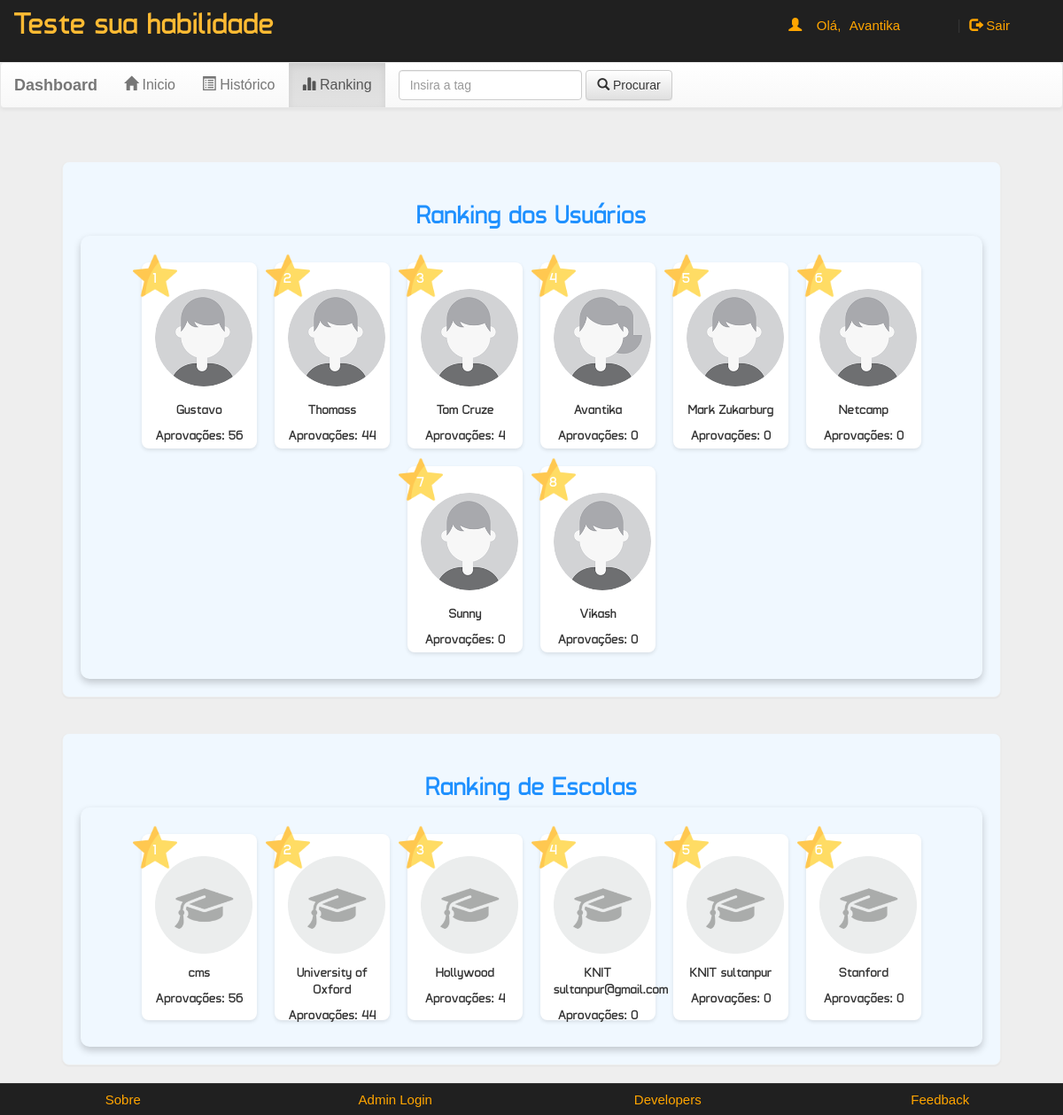
The page /account.php?q=3 (signed in) on the database its author committed.
### tables this page shows
CREATE TABLE `user` (
  `name` varchar(50) NOT NULL,
  `gender` varchar(5) NOT NULL,
  `college` varchar(100) NOT NULL,
  `email` varchar(50) NOT NULL,
  `mob` bigint(20) NOT NULL,
  `password` varchar(50) NOT NULL
);

CREATE TABLE `rank` (
  `email` varchar(50) NOT NULL,
  `score` int(11) NOT NULL,
  `time` timestamp NOT NULL DEFAULT current_timestamp() ON UPDATE current_timestamp()
);

### account.php (the view, shortened to what this page needs)
<!DOCTYPE html PUBLIC "-//W3C//DTD XHTML 1.0 Transitional//EN" "http://www.w3.org/TR/xhtml1/DTD/xhtml1-transitional.dtd">
<html xmlns="http://www.w3.org/1999/xhtml">
<head>
<link  rel="stylesheet" href="css/bootstrap.min.css"/>
 <link  rel="stylesheet" href="css/bootstrap-theme.min.css"/>
 <link rel="stylesheet" href="css/main.css">
 <link  rel="stylesheet" href="css/font.css">
</head>
<body>
<div class="header">
<div class="row">
<div class="col-lg-6">
<span class="logo">Teste sua habilidade</span></div>
<div class="col-md-4 col-md-offset-2">
 <?php
 include_once 'dbConnection.php';
  if(!(isset($_SESSION['email']))){
header("location:index.php");
}
else
{
$name = $_SESSION['name'];
echo '<span class="pull-right top title1" ><span class="log1"><span class="glyphicon glyphicon-user" aria-hidden="true"></span>&nbsp;&nbsp;&nbsp;&nbsp;Olá,</span> <a href="account.php?q=1" class="log log1">'.$name.'</a>&nbsp;|&nbsp;<a href="logout.php?q=account.php" class="log"><span class="glyphicon glyphicon-log-out" aria-hidden="true"></span>&nbsp;Sair</button></a></span>';
}?>
</div>
</div></div>
<div class="bg">
<nav class="navbar navbar-default title1">
  <div class="container-fluid">
    <div class="navbar-header">
      <a class="navbar-brand" href="#"><b>Dashboard</b></a>
    </div>
    <div class="collapse navbar-collapse" id="bs-example-navbar-collapse-1">
      <ul class="nav navbar-nav">
        <li <?php if(@$_GET['q']==1) echo'class="active"'; ?> ><a href="account.php?q=1"><span class="glyphicon glyphicon-home" aria-hidden="true"></span>&nbsp;Inicio<span class="sr-only">(current)</span></a></li>
        <li <?php if(@$_GET['q']==2) echo'class="active"'; ?>><a href="account.php?q=2"><span class="glyphicon glyphicon-list-alt" aria-hidden="true"></span>&nbsp;Histórico</a></li>
		<li <?php if(@$_GET['q']==3) echo'class="active"'; ?>><a href="account.php?q=3"><span class="glyphicon glyphicon-stats" aria-hidden="true"></span>&nbsp;Ranking</a></li></ul>
            <form class="navbar-form navbar-left" role="search">
        <div class="form-group">
          <input type="text" class="form-control" placeholder="Insira a tag ">
        </div>
        <button type="submit" class="btn btn-default"><span class="glyphicon glyphicon-search" aria-hidden="true"></span>&nbsp;Procurar</button>
      </form>
      </div>
  </div>
</nav>
<div class="container">
<div class="row">
<div class="col-md-12">
<?php
if (@$_GET['q'] == 3) {
  $q = mysqli_query($con, "
      SELECT u.*, r.score
      FROM user u
      LEFT JOIN rank r ON u.email = r.email
      ORDER BY r.score DESC
  ") or die('Error223');
  echo '<div class="panel title" style="width: 1060px; height: auto; position: relative;">';
  echo '<h2 style="text-align: center;">Ranking dos Usuários</h2>';
  echo '<div class="ranking-container" style="display: flex; flex-wrap: wrap; justify-content: center;">';
  $c = 0;
  while ($row_user = mysqli_fetch_array($q)) {
      $name = $row_user['name'];
      $gender = $row_user['gender'];
      $score = $row_user['score'] ?? 0;
      if ($gender === 'M') {
          $avatarPath = '/image/user-profile-1.png';
      } elseif ($gender === 'F') {
          $avatarPath = '/image/user-profile-2.png';
      } else {
          $avatarPath = '/image/default-avatar.png';
      }
      $c++;
      echo '
      <div class="user-block" style="width: 130px; height: 210px; margin: 10px; position: relative; background: white; border-radius: 8px; box-shadow: 0 2px 4px rgba(0, 0, 0, 0.1);">
          <div class="user-rank" style="position: absolute; top: 0; left: 0; width: 50px; height: 50px;">
              <img src="/image/star.png" style="width: 50px; height: 50px; position: absolute; top: -10px; left: -10px;"/>
              <span style="position: absolute; top: 6px; left: 10px; color: #fff; font-size: 16px;">' . $c . '</span>
          </div>
          <img src="' . $avatarPath . '" alt="Foto de ' . $name . '" class="user-image" style="border-radius: 50%; width: 110px; height: 110px; display: block; margin: 15px auto;"/>
          <p style="text-align: center; margin-top: 10px;"><b>' . $name . '</b></p>
          <p style="text-align: center; margin-top: 5px;">Aprovações: ' . $score . '</p>
      </div>';
  }
  echo '</div>';
  echo '</div>';
  echo '<div class="panel title" style="margin-top: 40px;">';
  echo '<h2>Ranking de Escolas</h2>';
  echo '<div class="ranking-container" style="display: flex; flex-wrap: wrap; justify-content: center;">';
  $q_schools = mysqli_query($con, "
      SELECT u.college, r.score
      FROM user u
      LEFT JOIN rank r ON u.email = r.email
      GROUP BY u.college
      ORDER BY MAX(r.score) DESC
  ") or die('Error233');
  $c = 0;
  while ($row_school = mysqli_fetch_array($q_schools)) {
      $college = $row_school['college'];
      $score = $row_school['score'] ?? 0;
      $c++;
      echo '
      <div class="school-block" style="width: 130px; height: 210px; margin: 10px; position: relative; background: white; border-radius: 8px; box-shadow: 0 2px 4px rgba(0, 0, 0, 0.1);">
          <div class="school-rank" style="position: absolute; top: 0; left: 0; width: 50px; height: 50px;">
              <img src="/image/star.png" style="width: 50px; height: 50px; position: absolute; top: -10px; left: -10px;"/>
              <span style="position: absolute; top: 6px; left: 10px; color: #fff; font-size: 16px;">' . $c . '</span>
          </div>
          <img src="/image/default.png" alt="Escola ' . $college . '" class="school-image" style="border-radius: 8px; width: 110px; height: 110px; display: block; margin: 10px auto;"/>
          <p style="text-align: center; margin-top: 5px;"><b>' . $college . '</b></p>
          <p style="text-align: center; margin-top: 5px;">Aprovações: ' . $score . '</p>
      </div>';
  }
  echo '</div>';
  echo '</div>';
}
?>
</div></div></div></div>
<div class="row footer">
<div class="col-md-3 box">
<a href="/about.php" target="_blank">Sobre</a>
</div>
<div class="col-md-3 box">
<a href="#" data-toggle="modal" data-target="#login">Admin Login</a></div>
<div class="col-md-3 box">
<a href="#" data-toggle="modal" data-target="#developers">Developers</a>
</div>
<div class="col-md-3 box">
<a href="feedback.php" target="_blank">Feedback</a></div></div>
</body>
</html>

### css/main.css (style rules this page uses)
body { overflow-x:hidden; width:100%; font: 15px "Century Gothic", "Times Roman", sans-serif; background:#eee; min-height:550px; background-attachment:fixed; }
.bg { min-height:540px; }
.panel { border-color:#eee; margin:40px; padding:20px; font: 15px "Century Gothic", "Times Roman", sans-serif; }
.title { font-family:'typo'; }
.header { background:#202020; height:70px; }
.logo { font-family:'typo'; font-size:35px; color:#ffbb33; margin:15px; }
.title1 { font: 16px "Century Gothic", "Times Roman", sans-serif; }
.footer { font-size:15px; text-align:center; border-top:1px solid; border-color:#323232; background-color:#202020; }
.footer a { margin:25px; color:orange; text-decoration:none; font: 15px "Century Gothic", "Times Roman", sans-serif; }
.box { padding:9px; }
.top { margin-top:20px; }
.log1 { font: 15px 'Ubuntu', sans-serif; color:orange; margin-left:10px; }
.log { margin:10px; margin-right:60px; margin-left:5px; color:orange; text-decoration:none; font-size:20px; font-size:15px; }
.panel.title { background-color: #f0f8ff; border-radius: 8px; padding: 20px; margin-bottom: 20px; }
h2 { text-align: center; color: #1e90ff; }
.ranking-container { display: flex; flex-wrap: wrap; justify-content: center; }
.user-block, .school-block { background: #fff; margin: 10px; border-radius: 8px; box-shadow: 0 4px 8px rgba(0, 0, 0, 0.1); padding: 15px; width: 200px; text-align: center; }
.user-rank, .school-rank { font-size: 24px; font-weight: bold; color: #ff8c00; }
.user-image { border-radius: 50%; width: 60px; height: 60px; }
.ranking-container { background-color: #f0f8ff; border-radius: 10px; padding: 20px; box-shadow: 0 4px 8px rgba(0, 0, 0, 0.2); }
.user-block { background-color: white; border-radius: 8px; box-shadow: 0 2px 4px rgba(0, 0, 0, 0.1); text-align: center; }

### rows shown on the page
user: name "Gustavo", rank.score "56"
user: name "Thomass", rank.score "44"
user: name "Tom Cruze", rank.score "4"
user: shows a picture, name "Avantika", score "0"
user: name "Mark Zukarburg", score "0"
user: name "Netcamp", score "0"
user: name "Sunny", score "0"
user: name "Vikash", score "0"

### other values the page prints
$name "Avantika"
$college "cms"
$score "56"
$college "University of Oxford"
$score "44"
$college "Hollywood"
$score "4"
$college "KNIT sultanpur@gmail.com"
$score "0"
$college "KNIT sultanpur"
$college "Stanford"
